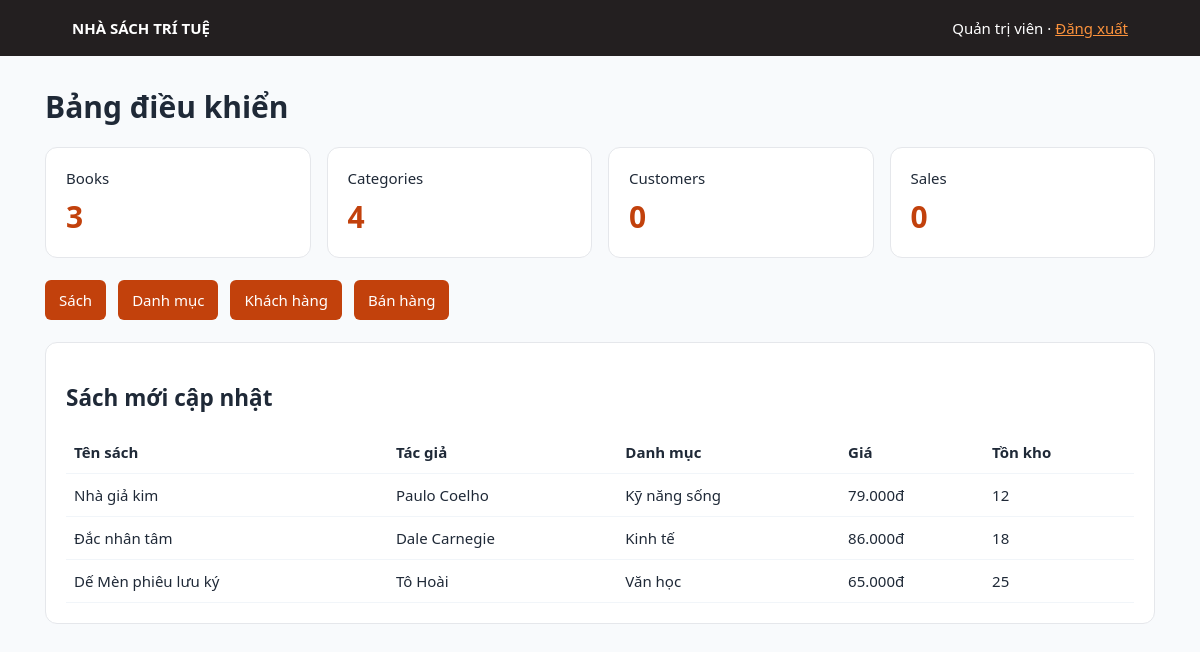
/index.php (signed in), run on the app's committed database.
### tables this page shows
CREATE TABLE books (
    id INT UNSIGNED AUTO_INCREMENT PRIMARY KEY,
    category_id INT UNSIGNED NULL,
    title VARCHAR(255) NOT NULL,
    isbn VARCHAR(30) NULL UNIQUE,
    author VARCHAR(180) NOT NULL,
    publisher VARCHAR(180) NULL,
    price DECIMAL(12,2) NOT NULL DEFAULT 0,
    stock_quantity INT UNSIGNED NOT NULL DEFAULT 0,
    description TEXT NULL,
    is_active TINYINT(1) NOT NULL DEFAULT 1,
    created_at TIMESTAMP DEFAULT CURRENT_TIMESTAMP,
    updated_at TIMESTAMP DEFAULT CURRENT_TIMESTAMP ON UPDATE CURRENT_TIMESTAMP,
    CONSTRAINT fk_books_category FOREIGN KEY (category_id) REFERENCES categories(id) ON DELETE SET NULL
);

CREATE TABLE categories (
    id INT UNSIGNED AUTO_INCREMENT PRIMARY KEY,
    name VARCHAR(150) NOT NULL UNIQUE,
    description TEXT NULL,
    created_at TIMESTAMP DEFAULT CURRENT_TIMESTAMP
);

### config/config.php (called while the page is built, shortened)
<?php
function db(): PDO
{
    static $pdo;
    if ($pdo instanceof PDO) {
        return $pdo;
    }
    $pdo = new PDO(
        'mysql:host='.DB_HOST.';port='.DB_PORT.';dbname='.DB_NAME.';charset=utf8mb4',
        DB_USER,
        DB_PASS,
        [
            PDO::ATTR_ERRMODE => PDO::ERRMODE_EXCEPTION,
            PDO::ATTR_DEFAULT_FETCH_MODE => PDO::FETCH_ASSOC,
        ],
    );
    return $pdo;
}
function e(?string $value): string
{
    return htmlspecialchars($value ?? '', ENT_QUOTES, 'UTF-8');
}

### index.php (the view, shortened to what this page needs)
<?php
require __DIR__.'/config/config.php';
$stats = [
    'books' => (int) db()->query('SELECT COUNT(*) FROM books WHERE is_active = 1')->fetchColumn(),
    'categories' => (int) db()->query('SELECT COUNT(*) FROM categories')->fetchColumn(),
    'customers' => (int) db()->query('SELECT COUNT(*) FROM customers')->fetchColumn(),
    'sales' => (int) db()->query('SELECT COUNT(*) FROM sales')->fetchColumn(),
];
$books = db()->query('SELECT b.*, c.name category_name FROM books b LEFT JOIN categories c ON c.id = b.category_id ORDER BY b.id DESC LIMIT 10')->fetchAll();
?>
<!doctype html>
<html lang="vi"><head><meta charset="utf-8"><meta name="viewport" content="width=device-width,initial-scale=1"><title>Quản trị - <?= e(APP_NAME) ?></title><link rel="stylesheet" href="<?= BASE_URL ?>/style.css"></head>
<body><header class="topbar"><strong>NHÀ SÁCH TRÍ TUỆ</strong><span><?= e($_SESSION['user']['name']) ?> · <a href="<?= BASE_URL ?>/logout.php">Đăng xuất</a></span></header><main class="container"><h1>Bảng điều khiển</h1><div class="stats"><?php foreach ($stats as $label => $value): ?><div class="stat"><span><?= e(ucfirst($label)) ?></span><b><?= $value ?></b></div><?php endforeach; ?></div><nav class="tabs"><a href="<?= BASE_URL ?>/books.php">Sách</a><a href="<?= BASE_URL ?>/categories.php">Danh mục</a><a href="<?= BASE_URL ?>/customers.php">Khách hàng</a><a href="<?= BASE_URL ?>/sales.php">Bán hàng</a></nav><section class="panel"><h2>Sách mới cập nhật</h2><table><tr><th>Tên sách</th><th>Tác giả</th><th>Danh mục</th><th>Giá</th><th>Tồn kho</th></tr><?php foreach ($books as $book): ?><tr><td><?= e($book['title']) ?></td><td><?= e($book['author']) ?></td><td><?= e($book['category_name']) ?></td><td><?= number_format((float) $book['price'], 0, ',', '.') ?>đ</td><td><?= (int) $book['stock_quantity'] ?></td></tr><?php endforeach; ?></table></section></main></body></html>

### style.css (style rules this page uses)
* { box-sizing:border-box }
body { margin:0;background:#f8fafc;color:#1f2937;font:15px Segoe UI,Arial,sans-serif }
.topbar { background:#231f20;color:#fff;padding:18px 6%;display:flex;justify-content:space-between }
.topbar a { color:#fb923c }
.container { max-width:1150px;margin:auto;padding:30px 20px }
h1 { margin-top:0 }
.stats { display:grid;grid-template-columns:repeat(4,1fr);gap:16px }
.stat,.panel,.auth-card { background:#fff;border:1px solid #e5e7eb;border-radius:12px;padding:20px }
.stat b { display:block;color:#c2410c;font-size:30px;margin-top:8px }
.tabs { display:flex;gap:12px;margin:22px 0 }
.tabs a,button { background:#c2410c;color:#fff;border:0;border-radius:6px;padding:10px 14px;text-decoration:none;cursor:pointer }
.panel { margin-top:20px;overflow:auto }
table { width:100%;border-collapse:collapse;min-width:650px }
th,td { text-align:left;padding:11px 8px;border-bottom:1px solid #f1f5f9 }

### data on the page
books: title "Nhà giả kim", author "Paulo Coelho", category.name "Kỹ năng sống", price "79.000", stock_quantity "12"
books: title "Đắc nhân tâm", author "Dale Carnegie", category.name "Kinh tế", price "86.000", stock_quantity "18"
books: title "Dế Mèn phiêu lưu ký", author "Tô Hoài", category.name "Văn học", price "65.000", stock_quantity "25"

### other printed values
$_SESSION['user']['name'] "Quản trị viên"
$label "Books"
$value "3"
$label "Categories"
$value "4"
$label "Customers"
$value "0"
$label "Sales"
